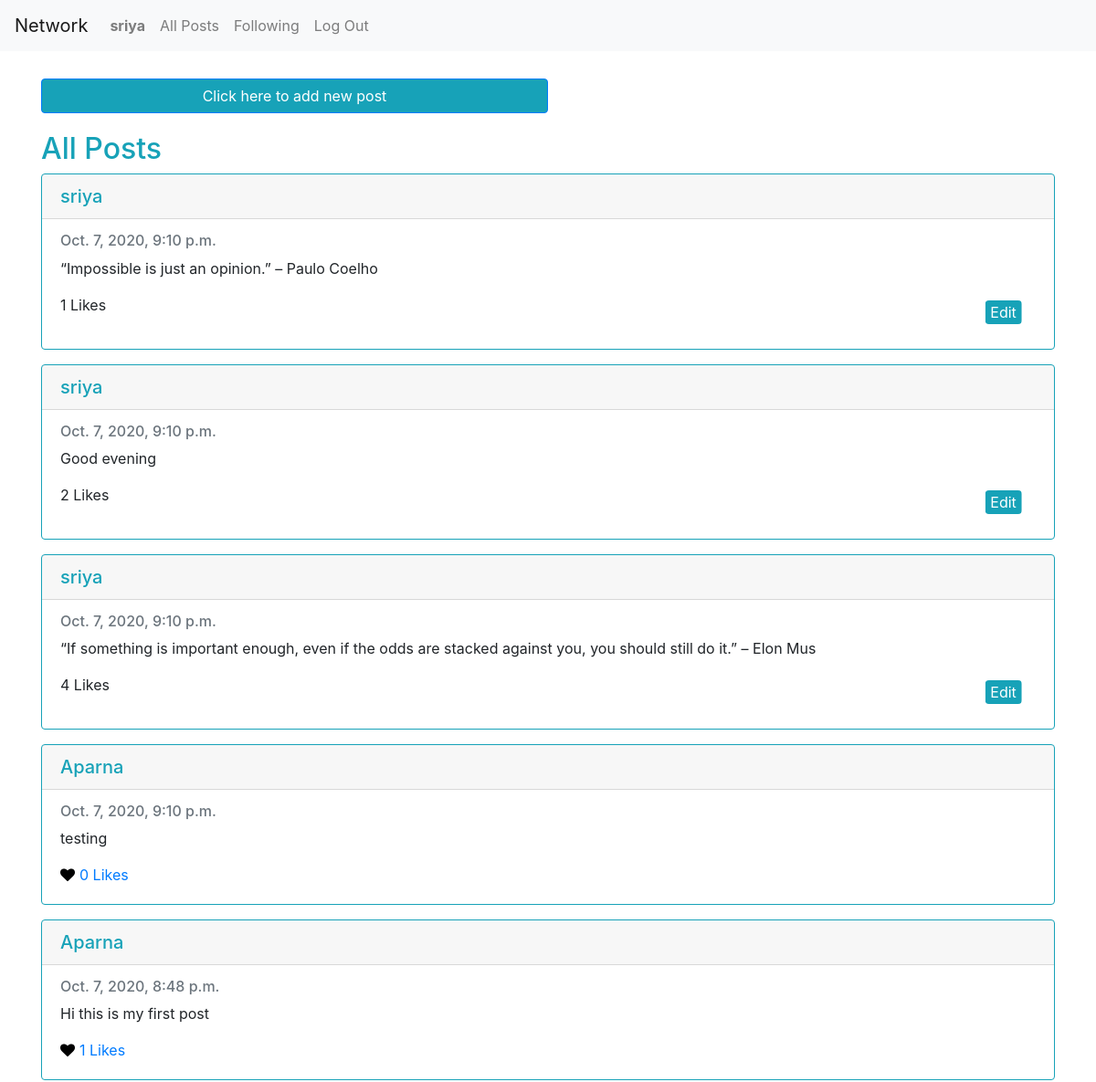
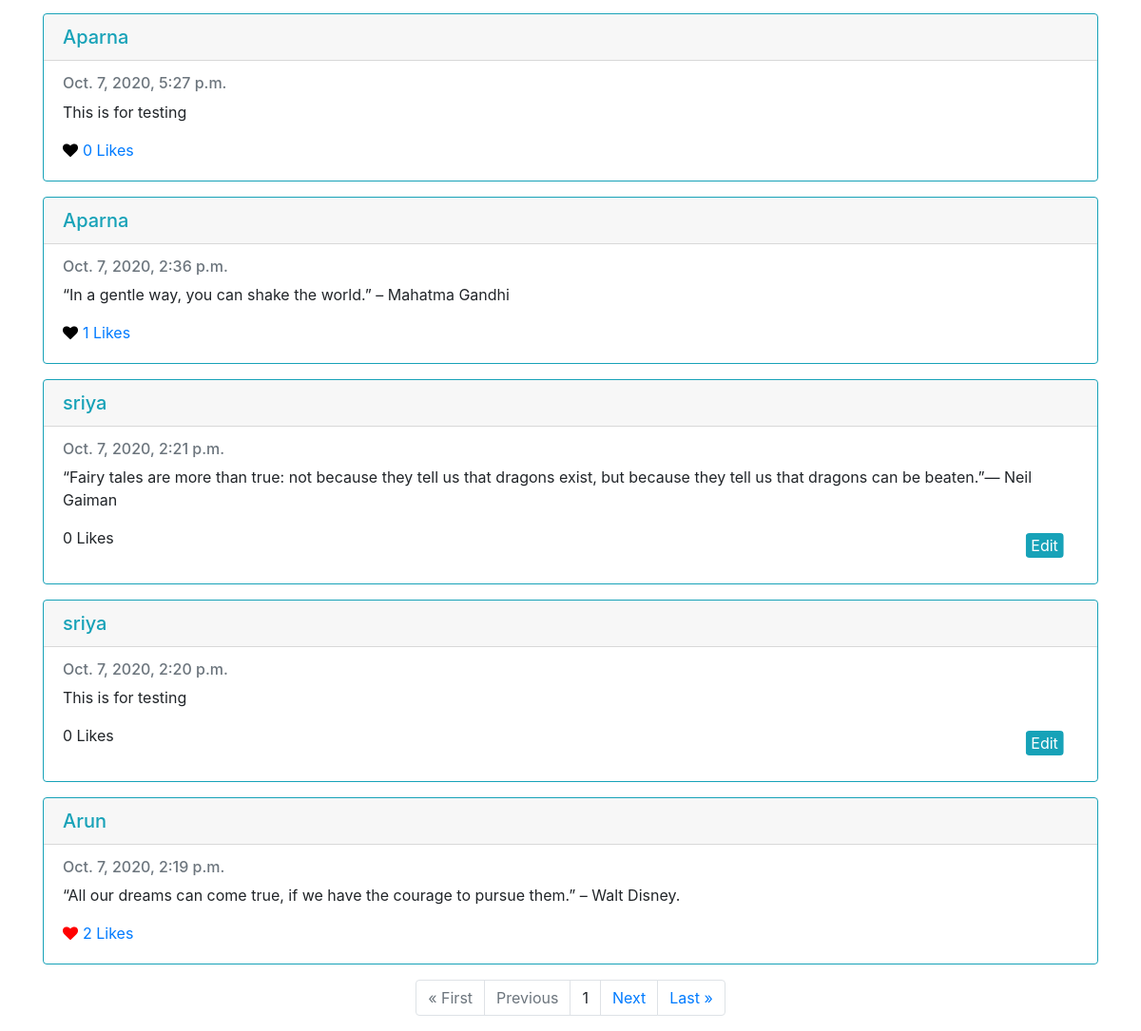
Screenshot of / (signed in) with the database file from the repository (2 pictures, top to bottom).
### network/models.py (models this page shows, shortened)
class User(AbstractUser):
    pass

class Post(models.Model):
    content = models.TextField()
    user = models.ForeignKey('User', on_delete=models.CASCADE, related_name='author')
    date = models.DateTimeField(auto_now=True, blank=True)
    liked = models.ManyToManyField('User', default=None, blank=True, related_name='post_likes')

### network/views.py (the view)
# urls.py: path("", views.index, name="index"),
def index(request):
    posts = Post.objects.all().order_by('-date')
    paginator = Paginator(posts, 10)
    page_number = request.GET.get('page')
    page_obj = paginator.get_page(page_number)
    return render(request, "network/index.html", {
        'page_obj': page_obj
    })

### network/templates/network/index.html (shortened to what this page needs)
{% extends "network/layout.html" %}
{% block body %}
<div class="container">
{% if user.is_authenticated %}
    <button type="button" class="btn btn-primary addpost" data-toggle="modal" data-target="#create">
        Click here to add new post
    </button>
{% endif %}
<h2 class="heading">All Posts</h2>
{% for post in page_obj %}
    <div class="card border-info mb-3">
        <h5 class="card-header text-info"><a href="{% url 'profile' post.user %}"> {{ post.user}}</a></h5>
        <div class="card-body ">
            <h6 class="card-subtitle mb-2 text-muted">{{post.date}}</h6>
            <p class="card-text">{{ post.content }}</p>
            {% if user.is_authenticated %}
                {% if request.user == post.user %}
                    <button type="button" class="edit btn btn-link" data-toggle="modal" data-target="#edit">Edit</button>
                    <p class="total-likes">{{post.liked.all.count}} Likes</p>
                {% elif request.user in post.liked.all %}
                    <a class="likebutton" href="#" data-catid="{{ post.id }}" id="{{post.id}}" data-total="{{post.liked.all.count}}"  data-value="Unlike" value="submit"><i class="fa fa-heart" id="heart{{post.id}}" style="color:red;"></i><span id="liked{{post.id}}">{{post.liked.all.count}}</span> Likes</a>
                {% else %}
                    <a class="likebutton" href="#" data-catid="{{ post.id }}" id="{{post.id}}" data-total="{{post.liked.all.count}}"  data-value="Like" value="submit"><i class="fa fa-heart" id="heart{{post.id}}" style="color:black;"></i><span id="liked{{post.id}}">{{post.liked.all.count}}</span> Likes</a>
                {% endif %}
            {% else %}
                <p class="total-likes">{{post.liked.all.count}} Likes</p>
            {% endif %}
        </div>
    </div>
{% endfor %}
<ul class="pagination justify-content-center">
    {% if page_obj.has_previous %}
        <li class="page-item"><a href="?page=1" class="page-link">&laquo; First</a></li>
        <li class="page-item"><a href="?page={{ page_obj.previous_page_number }}" class="page-link">Previous</a></li>
    {% else %}
    <li class="page-item disabled"><a class="page-link">&laquo; First</a></li>
    <li class="page-item disabled"><a class="page-link">Previous</a></li>
    {% endif %}
    {% if page_obj.number %}
    <li class="page-item"><a class="page-link">{{ page_obj.number }}</a></li>
    {% else %}
    <li class="page-item"><a class="page-link">0</a></li>
    {% endif %}
    {% if page_obj.has_next %}
    <li class="page-item"><a href="?page={{ page_obj.next_page_number }}" class="page-link">Next</a></li>
    <li class="page-item"><a href="?page={{ page_obj.paginator.num_pages }}" class="page-link">Last &raquo;</a></li>
    {% else %}
    <li class="page-item disabled"><a class="page-link">Next</a></li>
    <li class="page-item disabled"><a class="page-link">Last &raquo;</a></li>
    {% endif %}
</ul>
</div>
{% endblock %}

### network/templates/network/layout.html (shortened to what this page needs)
{% load static %}
<!DOCTYPE html>
<html lang="en">
    <head>
        <link rel="stylesheet" href="https://stackpath.bootstrapcdn.com/bootstrap/4.4.1/css/bootstrap.min.css">
        <link href="{% static 'network/styles.css' %}" rel="stylesheet">
        <link rel="stylesheet" href="https://cdnjs.cloudflare.com/ajax/libs/font-awesome/4.7.0/css/font-awesome.min.css">
    </head>
    <body>
        <nav class="navbar navbar-expand-lg navbar-light bg-light">
            <a class="navbar-brand" href="#">Network</a>
            <div>
              <ul class="navbar-nav mr-auto">
                {% if user.is_authenticated %}
                    <li class="nav-item">
                        <a class="nav-link" href="{% url 'profile' user.username %}"><strong>{{ user.username }}</strong></a>
                    </li>
                {% endif %}
                <li class="nav-item">
                  <a class="nav-link" href="{% url 'index' %}">All Posts</a>
                </li>
                {% if user.is_authenticated %}
                    <li class="nav-item">
                        <a class="nav-link" href="{% url 'following' user.username %}">Following</a>
                    </li>
                    <li class="nav-item">
                        <a class="nav-link" href="{% url 'logout' %}">Log Out</a>
                    </li>
                {% endif %}
              </ul>
            </div>
          </nav>
        <div class="body">
            {% block body %}
            {% endblock %}
        </div>
    </body>
</html>

### network/static/network/styles.css (style rules this page uses)
.container { margin-top: 30px; }
.addpost { width: 50%; background-color: #17a2b8; margin-bottom: 20px; }
.card-header a { text-decoration: none; color: #17a2b8; position: relative; }
.btn-link, .heading { color: #17a2b8; }
.fa-heart { margin-right: 5px; }
.edit { position: absolute; left: 95%; -ms-transform: translate(-50%, -50%); transform: translate(-50%, -50%); margin-top: 20px; background-color: #17a2b8; color: white; padding: 0 5px 0 5px; }

### rows the page displays
User: username "sriya"
Post: user "sriya", date "Oct. 7, 2020, 9:10 p.m.", content "“Impossible is just an opinion.” – Paulo Coelho", liked.all.count "1"
Post: user "sriya", date "Oct. 7, 2020, 9:10 p.m.", content "Good evening", liked.all.count "2"
Post: user "sriya", date "Oct. 7, 2020, 9:10 p.m.", content "“If something is important enough, even if the odds are stacked against you, you should still do it.” – Elon Mus", liked.all.count "4"
Post: user "Aparna", date "Oct. 7, 2020, 9:10 p.m.", content "testing", liked.all.count "0"
Post: user "Aparna", date "Oct. 7, 2020, 8:48 p.m.", content "Hi this is my first post", liked.all.count "1"
Post: user "Aparna", date "Oct. 7, 2020, 5:27 p.m.", content "This is for testing", liked.all.count "0"
Post: user "Aparna", date "Oct. 7, 2020, 2:36 p.m.", content "“In a gentle way, you can shake the world.” – Mahatma Gandhi", liked.all.count "1"
Post: user "sriya", date "Oct. 7, 2020, 2:21 p.m.", content "“Fairy tales are more than true: not because they tell us that dragons exist, but because they tell us that dragons can be beaten.”― Neil Gaiman", liked.all.count "0"
Post: user "sriya", date "Oct. 7, 2020, 2:20 p.m.", content "This is for testing", liked.all.count "0"
Post: user "Arun", date "Oct. 7, 2020, 2:19 p.m.", content "“All our dreams can come true, if we have the courage to pursue them.” – Walt Disney.", liked.all.count "2"

### other values shown
{{ page_obj.number }} "1"
